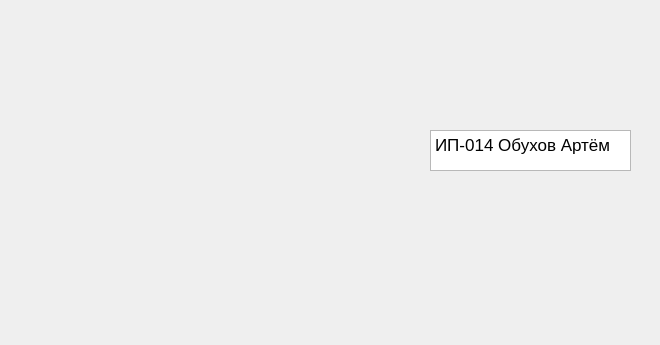
<?xml version="1.0" encoding="UTF-8"?>
<ui version="4.0">
 <class>Authors</class>
 <widget class="QDialog" name="Authors">
  <property name="geometry">
   <rect>
    <x>0</x>
    <y>0</y>
    <width>660</width>
    <height>345</height>
   </rect>
  </property>
  <property name="windowTitle">
   <string>Информация об авторах</string>
  </property>
  <property name="authors" stdset="0">
   <string/>
  </property>
  <widget class="QTextEdit" name="textEdit">
   <property name="geometry">
    <rect>
     <x>430</x>
     <y>130</y>
     <width>201</width>
     <height>41</height>
    </rect>
   </property>
   <property name="readOnly">
    <bool>true</bool>
   </property>
   <property name="markdown">
    <string>ИП-014 Обухов Артём

</string>
   </property>
   <property name="html">
    <string>&lt;!DOCTYPE HTML PUBLIC &quot;-//W3C//DTD HTML 4.0//EN&quot; &quot;http://www.w3.org/TR/REC-html40/strict.dtd&quot;&gt;
&lt;html&gt;&lt;head&gt;&lt;meta name=&quot;qrichtext&quot; content=&quot;1&quot; /&gt;&lt;meta charset=&quot;utf-8&quot; /&gt;&lt;style type=&quot;text/css&quot;&gt;
p, li { white-space: pre-wrap; }
hr { height: 1px; border-width: 0; }
&lt;/style&gt;&lt;/head&gt;&lt;body style=&quot; font-family:'.AppleSystemUIFont'; font-size:13pt; font-weight:400; font-style:normal;&quot;&gt;
&lt;p style=&quot; margin-top:8px; margin-bottom:8px; margin-left:0px; margin-right:0px; -qt-block-indent:0; text-indent:0px;&quot;&gt;ИП-014 Обухов Артём&lt;/p&gt;&lt;/body&gt;&lt;/html&gt;</string>
   </property>
  </widget>
  <widget class="QLabel" name="label">
   <property name="geometry">
    <rect>
     <x>50</x>
     <y>50</y>
     <width>361</width>
     <height>251</height>
    </rect>
   </property>
   <property name="text">
    <string/>
   </property>
   <property name="pixmap">
    <pixmap resource="assets.qrc">:/images/pic.jpg</pixmap>
   </property>
   <property name="scaledContents">
    <bool>true</bool>
   </property>
  </widget>
 </widget>
 <resources>
  <include location="assets.qrc"/>
 </resources>
 <connections/>
</ui>
